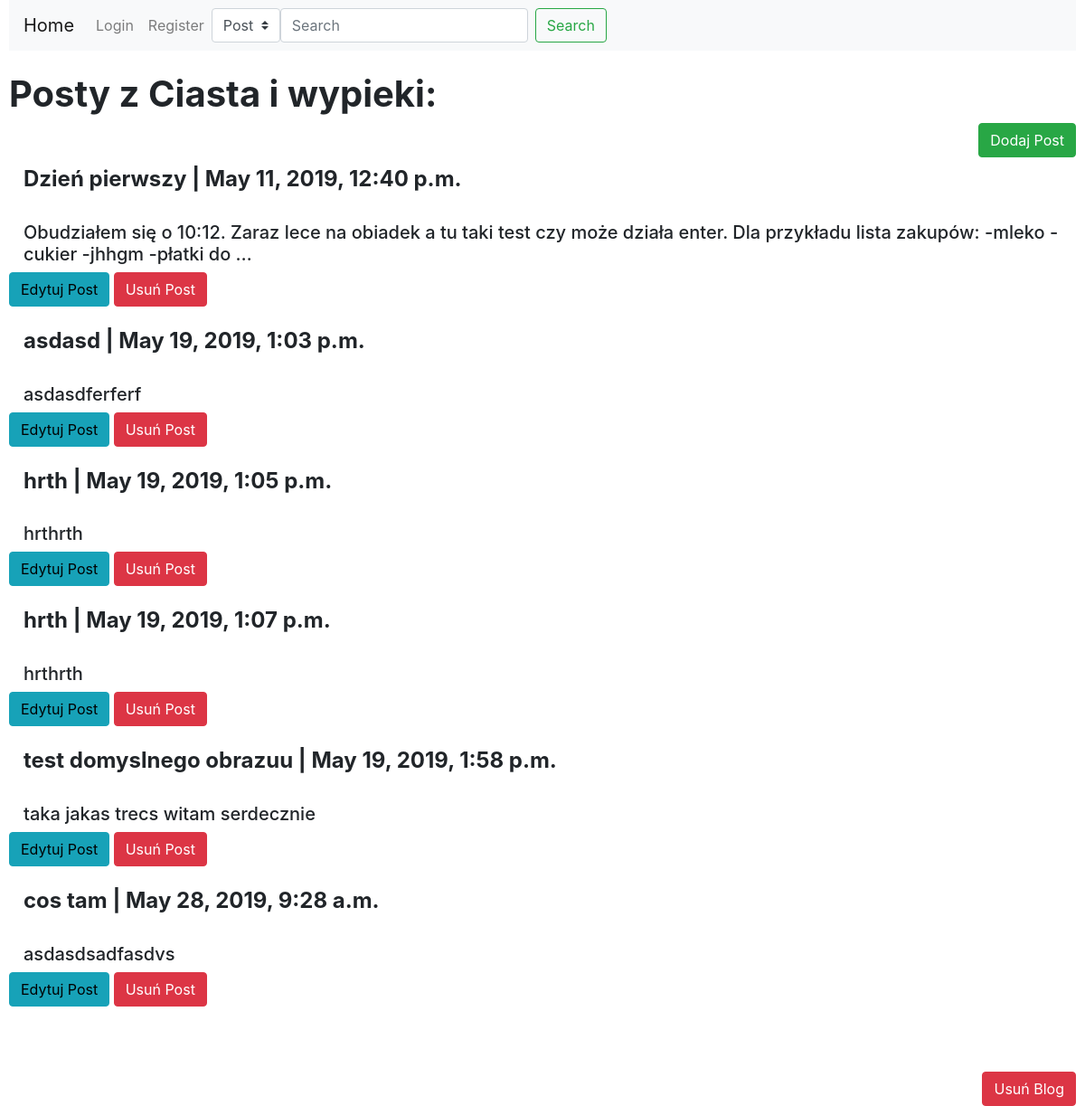
/profile/13/details/, run on the app's committed database.
### Blog/models.py (models this page shows)
class Blog(models.Model):
    IDBlog=models.AutoField(primary_key=True)
    Nazwa=models.CharField(max_length=128)
    IDAutor=models.ForeignKey(User,on_delete=models.CASCADE)

class Post(models.Model):
    IDPost=models.AutoField(primary_key=True)
    Tytul=models.CharField(max_length=128)
    Tresc=models.TextField()
    Data=models.DateTimeField(default=timezone.now)
    IDBlog=models.ForeignKey(Blog,on_delete=models.CASCADE)
    Haslo=models.CharField(max_length=8,blank=True)
    Obraz=models.ImageField(upload_to=path_and_renamePost,default='Obrazki/default_pic.jpg',blank=True)

### Blog/views.py (the view)
# urls.py: path('profile/<int:blog_id>/details/', views.details, name='details'),
def details(request, blog_id):
    b = models.Blog.objects.get(IDBlog = blog_id)
    posts = models.Post.objects.filter(IDBlog = blog_id)
    return render(request,'Blog/blog.html', {'blog': b, 'posts': posts})

### Blog/templates/Blog/blog.html (shortened to what this page needs)
{%extends 'Blog/base.html'%}
{%block content%}
<h1><strong>Posty z {{blog.Nazwa}}:</strong></h1>
<button type="button" class="btn btn-success" data-toggle="modal" data-target="#DodajPostModal" style="float:right">Dodaj Post</button>
<br><br>
{%if posts%}
{%for post in posts%}
<div class="media">
        <div class="media-body">
          <h4 class="mt-0"><strong>{{post.Tytul}}  |   {{post.Data}}</strong></h4>
          <br>
         <h5>{{post.Tresc|truncatewords:25}}</h5>
        </div>
      </div>
      <button type="button" class="btn btn-info"><a href="/post/{{post.IDPost}}/edit" style="text-decoration: none">Edytuj Post</a></button>
<button type="button" class="btn btn-danger" data-toggle="modal" data-target="#UsunPost{{post.IDPost}}">
    Usuń Post
  </button>
  <br><br>
        </div>
{%endfor%}
{%else%}
<h2>Ten blog nie ma żadnych postów</h2>
{%endif%}
<br><br>
<button type="button" class="btn btn-danger" style="float: right" data-toggle="modal" data-target="#blogDeleteModal">
    Usuń Blog
  </button>
{%endblock%}

### Blog/static/Blog/style.css (style rules this page uses)
:root { --color-one:#D38B5D; --color-two:#f3ffb6; --color-three:rgb(135, 74, 36); --color-slogan:rgb(101, 48, 17); }
a { color: black; }

### data on the page
Blog: Nazwa "Ciasta i wypieki"
Post: Tytul "Dzień pierwszy", Data "May 11, 2019, 12:40 p.m.", Tresc "Obudziałem się o 10:12. Zaraz lece na obiadek a tu taki test czy może działa enter. Dla przykładu lista zakupów: -mleko -cukier -jhhgm -płatki do …"
Post: Tytul "asdasd", Data "May 19, 2019, 1:03 p.m.", Tresc "asdasdferferf"
Post: Tytul "hrth", Data "May 19, 2019, 1:05 p.m.", Tresc "hrthrth"
Post: Tytul "hrth", Data "May 19, 2019, 1:07 p.m.", Tresc "hrthrth"
Post: Tytul "test domyslnego obrazuu", Data "May 19, 2019, 1:58 p.m.", Tresc "taka jakas trecs witam serdecznie"
Post: Tytul "cos tam", Data "May 28, 2019, 9:28 a.m.", Tresc "asdasdsadfasdvs"
